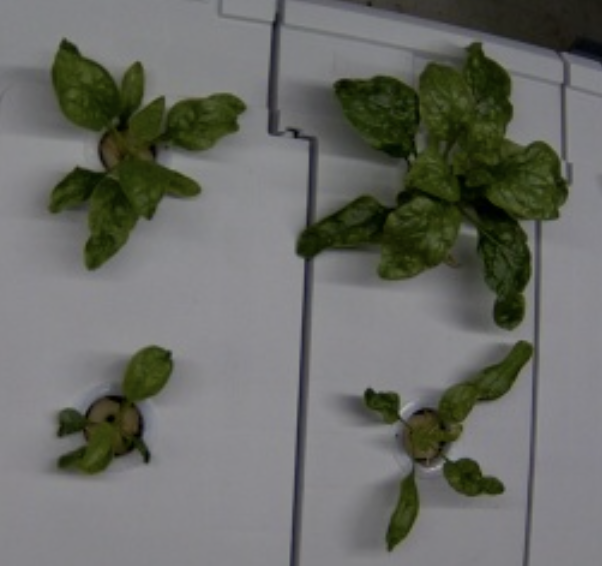
#> input picture test.png, 602 x 566 px
$ python -i plants_img_procesing.py   (imports and definitions only)
#> lines starting #> are read from the running program, lines starting #| are printed output that depends on the picture; after the words box and inside, x2 and y2 are one past the last pixel; in counts of white or black regions, pixels touching at a corner belong together

import cv2
import numpy as np


# plant img processor class
class PlantImgProcessor:
    def __init__(self, imgPath):
#> called with imgPath = 'test.png'
        bgrImg = cv2.imread(imgPath, cv2.IMREAD_COLOR)
#> bgrImg is the input picture: shape (566, 602, 3); mean B, G, R 103.1, 108.2, 106.5
        self.img = cv2.cvtColor(bgrImg, cv2.COLOR_BGR2RGB)


# use the hsv color spectrum, 3channel eg. [25,40,40]
    def makingGreenColorMask(self):
        hsvImg = cv2.cvtColor(self.img, cv2.COLOR_RGB2HSV)
#> hsvImg: shape (566, 602, 3); mean H, S, V 92.7, 44.2, 110.7

        lowerGreen = np.array([25,40,40])
        upperGreen = np.array([85,255,255])

        mask = cv2.inRange(hsvImg, lowerGreen, upperGreen)
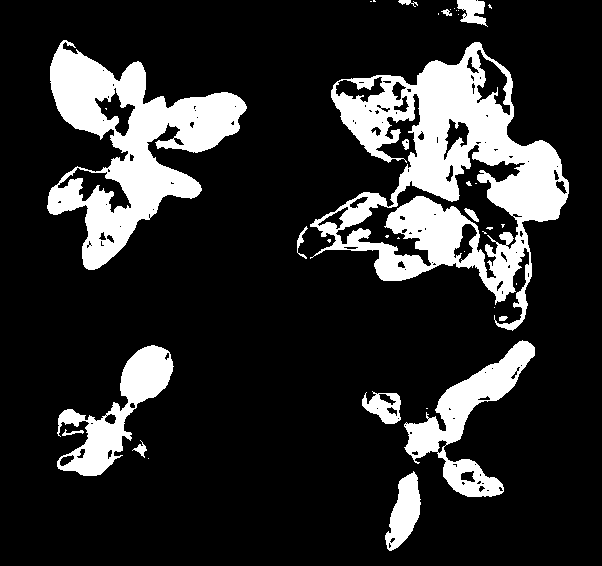
#> mask: shape (566, 602); 17.7% white; 38 white regions (23 under 20 px), largest, box (x1, y1, x2, y2) and area: (310, 42, 569, 331) 27681, (47, 40, 247, 270) 17877, (404, 340, 535, 497) 6150

        return mask


    def maskingImg(self):
        mask = self.makingGreenColorMask()
        maskedImg = cv2.bitwise_and(self.img, self.img, mask=mask)
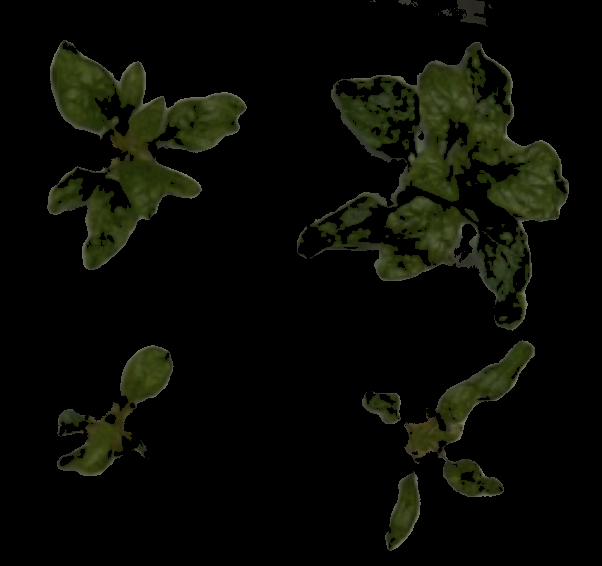
#> maskedImg: shape (566, 602, 3); mean R, G, B 9, 10.5, 4.6

        return maskedImg


    # [53 lines left out: functions imgColorAverage, descendingGrop, not called in this run]


    def boxing(self): ## todo: boxing, 이전데이터와 비교해서 더 확장되거나 확장이 되다가 합쳐지는 경우를 구분
        return None

>>> result = PlantImgProcessor('test.png').maskingImg()
